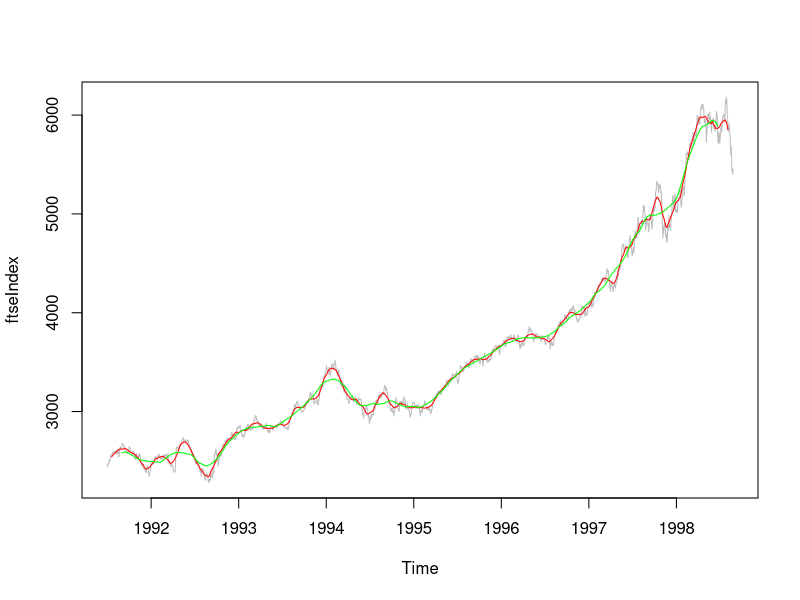

This chart was generated by the following R code:
## Reference: https://gist.github.com/dsparks/4176957


library(zoo) 

ftseIndex <- EuStockMarkets[, 4]
plot(ftseIndex, col = "GRAY")

# Calculate 10-day rolling mean, quickly:
smoothIndex <- rollmean(x = ftseIndex,  # original series
                        k = 30,  # width of the rolling window
                        fill = NA)  # Pads head and/or tail with NA
length(ftseIndex) == length(smoothIndex)
lines(smoothIndex, col = "RED")

# If there are NA values in the original series, you'll need rollapply()
ftseIndex[c(40, 90, 300)] <- NA
smoothIndex2 <- rollapply(data = ftseIndex,  # original series
                          width = 90,  # width of the rolling window
                          FUN = mean, na.rm = T,  # Any arbitrary function
                          fill = NA)  # Padding
lines(smoothIndex2, col = "GREEN")
